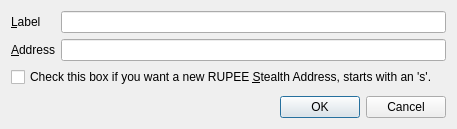
<?xml version="1.0" encoding="UTF-8"?>
<ui version="4.0">
 <class>EditAddressDialog</class>
 <widget class="QDialog" name="EditAddressDialog">
  <property name="geometry">
   <rect>
    <x>0</x>
    <y>0</y>
    <width>457</width>
    <height>129</height>
   </rect>
  </property>
  <property name="windowTitle">
   <string>Edit Address</string>
  </property>
  <layout class="QVBoxLayout" name="verticalLayout">
   <item>
    <layout class="QFormLayout" name="formLayout">
     <property name="fieldGrowthPolicy">
      <enum>QFormLayout::AllNonFixedFieldsGrow</enum>
     </property>
     <item row="0" column="0">
      <widget class="QLabel" name="label">
       <property name="text">
        <string>&amp;Label</string>
       </property>
       <property name="buddy">
        <cstring>labelEdit</cstring>
       </property>
      </widget>
     </item>
     <item row="0" column="1">
      <widget class="QLineEdit" name="labelEdit">
       <property name="toolTip">
        <string>The label associated with this address book entry</string>
       </property>
      </widget>
     </item>
     <item row="1" column="0">
      <widget class="QLabel" name="label_2">
       <property name="text">
        <string>&amp;Address</string>
       </property>
       <property name="buddy">
        <cstring>addressEdit</cstring>
       </property>
      </widget>
     </item>
     <item row="1" column="1">
      <widget class="QLineEdit" name="addressEdit">
       <property name="toolTip">
        <string>The address associated with this address book entry. This can only be modified for sending addresses.</string>
       </property>
      </widget>
     </item>
     <item row="2" column="0" colspan="2">
      <widget class="QCheckBox" name="stealthCB">
       <property name="text">
        <string>Check this box if you want a new RUPEE &amp;Stealth Address, starts with an 's'.</string>
       </property>
      </widget>
     </item>
    </layout>
   </item>
   <item>
    <widget class="QDialogButtonBox" name="buttonBox">
     <property name="orientation">
      <enum>Qt::Horizontal</enum>
     </property>
     <property name="standardButtons">
      <set>QDialogButtonBox::Cancel|QDialogButtonBox::Ok</set>
     </property>
    </widget>
   </item>
  </layout>
 </widget>
 <resources/>
 <connections>
  <connection>
   <sender>buttonBox</sender>
   <signal>accepted()</signal>
   <receiver>EditAddressDialog</receiver>
   <slot>accept()</slot>
   <hints>
    <hint type="sourcelabel">
     <x>248</x>
     <y>254</y>
    </hint>
    <hint type="destinationlabel">
     <x>157</x>
     <y>274</y>
    </hint>
   </hints>
  </connection>
  <connection>
   <sender>buttonBox</sender>
   <signal>rejected()</signal>
   <receiver>EditAddressDialog</receiver>
   <slot>reject()</slot>
   <hints>
    <hint type="sourcelabel">
     <x>316</x>
     <y>260</y>
    </hint>
    <hint type="destinationlabel">
     <x>286</x>
     <y>274</y>
    </hint>
   </hints>
  </connection>
 </connections>
</ui>
